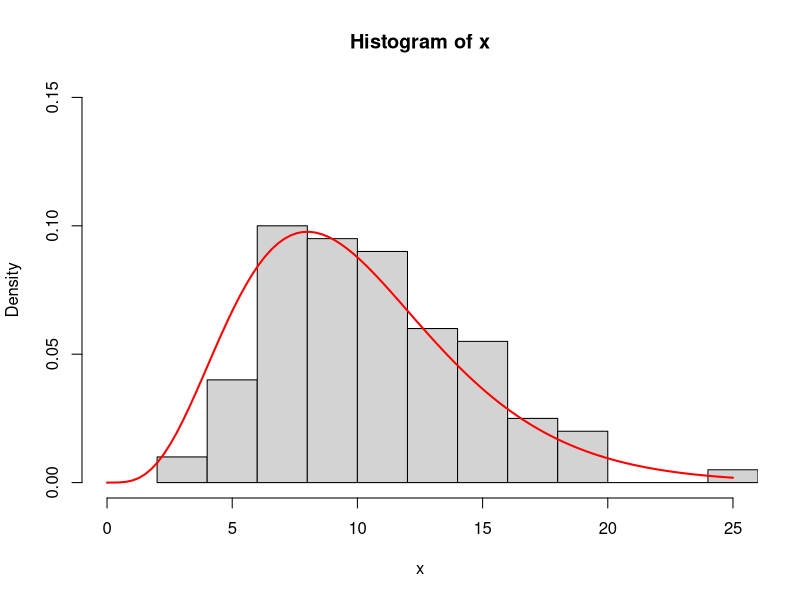

Write the R code that produced this figure.
# https://www.geeksforgeeks.org/chi-square-distribution-in-r/
# a
X = 2
v = 10
dchisq(x = X,df = v)

# b
x <- rchisq(n = 100, df = v)
hist(x, 
     freq = FALSE, 
     xlim = c(0,25), 
     ylim = c(0,0.15))
  
curve(dchisq(x, df = v), from = 0, to = 25, 
      n = 100, col= 'red', lwd=2, add = T)

# c
v #mean
2*v #variance